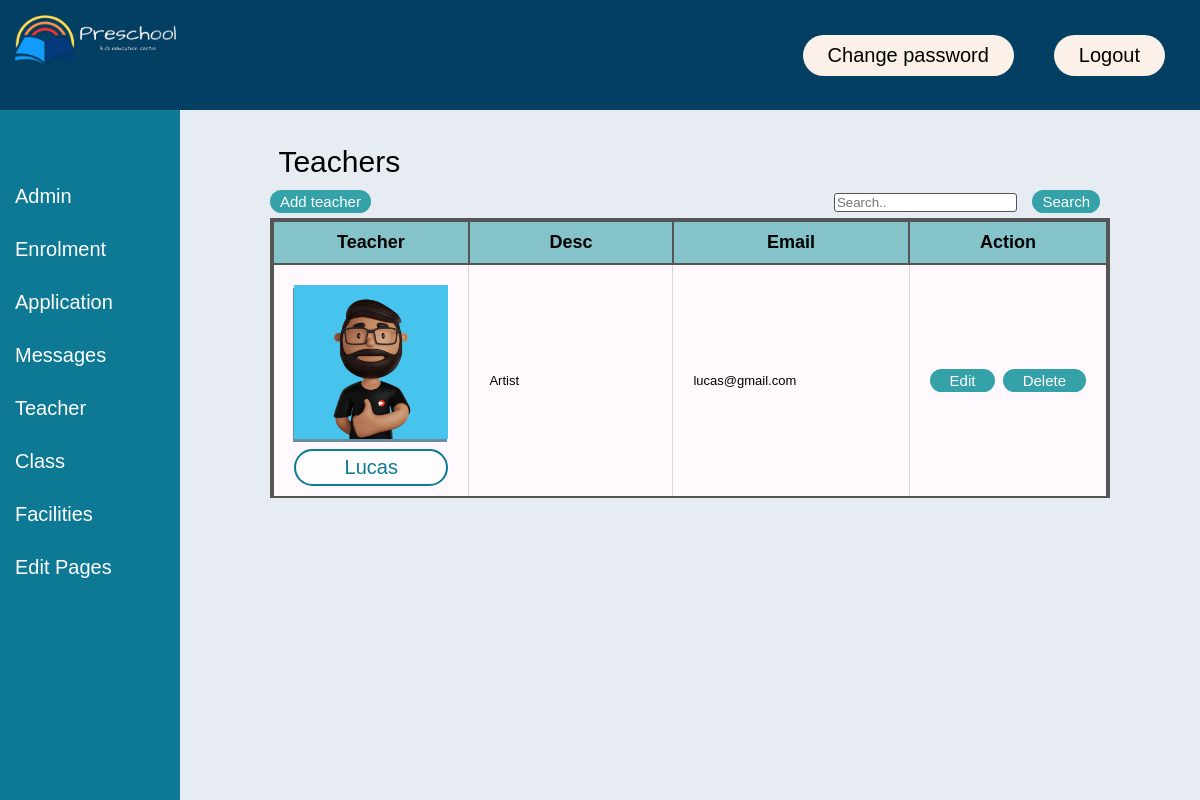
/teacher/teacher.php (signed in), run on the app's committed database.
### tables this page shows
CREATE TABLE `teacher` (
  `teacher_id` int(11) NOT NULL,
  `tc_name` varchar(120) DEFAULT NULL,
  `tc_email` varchar(120) DEFAULT NULL,
  `tc_pic` varchar(120) DEFAULT NULL,
  `tc_desc` varchar(120) DEFAULT NULL
);

### teacher/teacher.php (the view, shortened to what this page needs)
<?php
include("../config.php");
?>
<!DOCTYPE html>
<html lang="en">
<head>
    <link rel="stylesheet" href="../css/teacher_admin.css">
    <link rel="stylesheet" href="../css/admin_header.css">
</head>
<body onload="makeTableScroll()">
    <?php include('../admin_header.php');?>
    <div class="container">
        <h1>Teachers</h1>
        <div class="search">
            <form action="teacher_add.php" mehod="post">
                <input type="submit" value="Add teacher">
            </form>
            <form action="teacher_search.php" method="post">
                <input type="text" placeholder="Search.." name="search">
                <input type="submit" value="Search">
            </form>
        </div>
        <div class="scrolling_table" >
        <table id="teacher_table" class="teacher_table">
            <thead>
                <th style="width:30%">Teacher</th>
                <th style="width:45%">Desc</th>
                <th style="width:15%">Email</th>
                <th style="width:10%">Action</th>
            </thead>
                <?php
                    $sql =  "SELECT * FROM teacher";
                    $result = mysqli_query($conn, $sql);
                    if(mysqli_num_rows($result) > 0){
                        while($row =mysqli_fetch_assoc($result)){
                            echo'<tr>
                            <td>
                                <div class="teacher_pic_div"">
                                    <img src="img/'. $row["tc_pic"].'" alt="Teacher Image">
                                    <label for="tc_name">'.$row["tc_name"]. '</label>
                                </div>
                            </td>
                            <td>'.$row["tc_desc"].'</td>
                            <td>'.$row["tc_email"].'</td>';
                            echo '<td class="teacher_button_action"> <a href="teacher_edit.php?id=' . $row["teacher_id"] . '">Edit</a>&nbsp;&nbsp;';
                            echo '<a href="teacher_delete.php?id=' . $row["teacher_id"] . '" onClick="return confirm(\'Delete selected Teacher?\');">Delete</a> </td>';
                            echo "</tr>" . "\n\t\t";
                        }
                    }
                    else{
                        echo '
                            <tr>
                                <td colspan="5" style="text-align:center;">0 result </td>
                            </tr>';
                    }
                ?>
            </table>
        </div>
        <br>
    </div>
    </body>
</html>

### css/teacher_admin.css (style rules this page uses)
.container { width: 70%; margin-left: 22.5%; margin-right: 7.5%; padding-top: 30px; }
.container h1 { width: 98%; height: 100%; margin: 5px; margin-left: auto; margin-right: auto; text-align: left; font-size: 30px; font-weight: normal; }
.scrolling_table { overflow-y: auto; border: solid 2px #555; }
.teacher_table { width: 100%; margin-left: auto; margin-right: auto; border-collapse: collapse; font-size: 13px; border: solid 2px #555; }
.teacher_table th, td { padding: 10px 20px; border: solid 2px #555; color: black; background-color: #fff9fe; }
.teacher_table th { background-color: #84c3c9; font-size: 18px; font-weight: bold; }
.teacher_table td { border: solid 1px #d9d4da; }
.teacher_pic_div { display: flex; flex-direction: column; width: 100%; text-align: center; }
.teacher_pic_div label { font-size: 20px; padding: 5px 30px; align-items: center; text-align: center; background-color: #fefefe; border: solid 2px #0e7995; border-radius: 50px; color: #0e7995; }
.teacher_table img { width: 100%; height: 100%; margin: 10px 0px; box-shadow: -1px 3px #698ca1; }
.search { display: flex; justify-content: space-between; }
.search form { margin: 5px 0px; text-align: right; }
.search input[type="text"] { border: solid 1px #555; border-radius: 3px; }
.search input[type="submit"] { padding: 3px 10px; text-align: center; background-color: #35a2a9; border: none; border-radius: 50px; font-size: 15px; color: #fefefe; }
.teacher_button_action a { padding: 3px 20px; text-align: center; background-color: #35a2a9; border: none; border-radius: 50px; font-size: 15px; color: #fefefe; text-decoration: none; }
.name_email_div label, input { margin-right: 10px; }

### css/admin_header.css (style rules this page uses)
html { height: 100%; }
body { font-family: "Montserrat", sans-serif; font-weight: 500; font-size: 20px; text-decoration: none; box-sizing: border-box; height: 100%; margin: 0; padding: 0; background-color: #e6ecf1; }

### data on the page
teacher: tc_pic (picture), tc_name "Lucas", tc_desc "Artist", tc_email "lucas@gmail.com"
